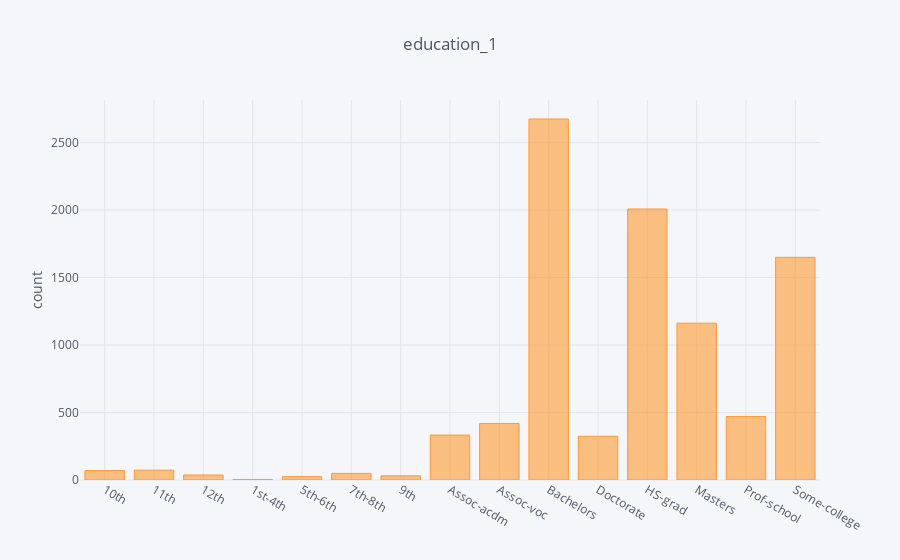

This figure's notebook cell:
### Code cell
education_1.iplot(kind='bar', yTitle='count', title='education_1',filename='education_1')

### Figure 1 — Plotly figure (JSON) as saved in the notebook; plotly's stock layout.template omitted (floating-point values rounded to 4 significant figures)
{"data": [{"marker": {"color": "rgba(255, 153, 51, 0.6)", "line": {"color": "rgba(255, 153, 51, 1.0)", "width": 1}}, "name": "education", "orientation": "v", "text": "", "type": "bar", "uid": "7c0f7149-34f3-46df-bf53-ac486080ea02", "x": ["10th", "11th", "12th", "1st-4th", "5th-6th", "7th-8th", "9th", "Assoc-acdm", "Assoc-voc", "Bachelors", "Doctorate", "HS-grad", "Masters", "Prof-school", "Some-college"], "y": [70, 73, 37, 4, 25, 49, 31, 333, 419, 2675, 324, 2008, 1162, 471, 1650]}], "layout": {"legend": {"bgcolor": "#F5F6F9", "font": {"color": "#4D5663"}}, "paper_bgcolor": "#F5F6F9", "plot_bgcolor": "#F5F6F9", "title": {"font": {"color": "#4D5663"}, "text": "education_1"}, "xaxis": {"gridcolor": "#E1E5ED", "showgrid": true, "tickfont": {"color": "#4D5663"}, "title": {"font": {"color": "#4D5663"}, "text": ""}, "zerolinecolor": "#E1E5ED"}, "yaxis": {"gridcolor": "#E1E5ED", "showgrid": true, "tickfont": {"color": "#4D5663"}, "title": {"font": {"color": "#4D5663"}, "text": "count"}, "zerolinecolor": "#E1E5ED"}}}
